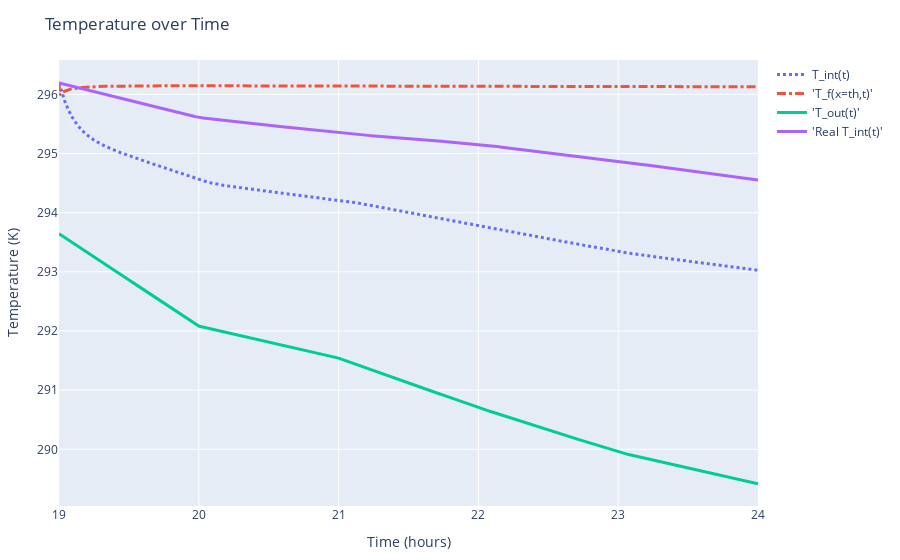

The notebook cell this image was saved under:
### Code cell
labels = ["T_int(t)","'T_f(x=th,t)'","'T_out(t)'","'Real T_int(t)'"];
vals = [Tint[1:end-1], Tf[end, 1:end-1], vec(Tout), vec(TintReal)]
linewidths = [3,3,3,3]
dashtypes = ["dot", "dashdot", "none", "none"]


traces = [PlotlyJS.scatter(x=vec(time_in_hours),  y=val, mode="lines", name=label, line=attr(width=lw, dash=dt)) for (val,label, lw, dt) in zip(vals, labels, linewidths, dashtypes)];


p3 = PlotlyJS.plot(traces, Layout(;title="Temperature over Time", showlegend=true, xaxis_title="Time (hours)", yaxis_title="Temperature (K)" ),  config=PlotConfig(scrollZoom=false));
p3

### Figure 1 — Plotly figure (JSON) as saved in the notebook; plotly's stock layout.template omitted (floating-point values rounded to 4 significant figures; data arrays with more than 128 entries replaced by an {"elided": "..."} marker saying what was removed)
{"data": [{"line": {"dash": "dot", "width": 3}, "mode": "lines", "name": "T_int(t)", "type": "scatter", "x": {"elided": "1201 float values"}, "y": {"elided": "1200 float values"}}, {"line": {"dash": "dashdot", "width": 3}, "mode": "lines", "name": "'T_f(x=th,t)'", "type": "scatter", "x": {"elided": "1201 float values"}, "y": {"elided": "1200 float values"}}, {"line": {"dash": "none", "width": 3}, "mode": "lines", "name": "'T_out(t)'", "type": "scatter", "x": {"elided": "1201 float values"}, "y": {"elided": "1201 float values"}}, {"line": {"dash": "none", "width": 3}, "mode": "lines", "name": "'Real T_int(t)'", "type": "scatter", "x": {"elided": "1201 float values"}, "y": {"elided": "1201 float values"}}], "layout": {"margin": {"b": 50, "l": 50, "r": 50, "t": 60}, "showlegend": true, "title": "Temperature over Time", "xaxis": {"title": {"text": "Time (hours)"}}, "yaxis": {"title": {"text": "Temperature (K)"}}}}
